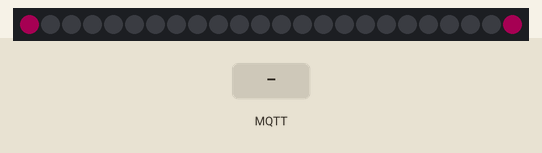
Recording of a program running on a simulated ESP8266 (Wemos D1 mini). On the bench: 24 RGB LEDs in strip order, left to right. The test bench sets the inputs (shaded band). Dim RGB values are drawn brighter than linear; WiFi joins after 1.5 s; servers stay silent unless stated; no MQTT or app messages arrive unless stated; not simulated (calls return 0 or success): secrets.h; what the program prints to the serial monitor is not drawn.

Above: at 0.1 s.
At 5.5 s:
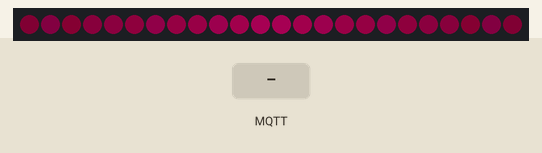
5.6 s: MQTT message "readCo2" arrives on the first subscribed topic
7.1 s: MQTT message "N" arrives on the first subscribed topic
8.6 s: MQTT message "1" arrives on the first subscribed topic
At 60.07 s:
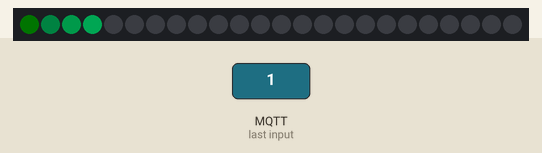
Timing chart, 0 to 61.6 s (numbered marks = the images above; inputs shaded):
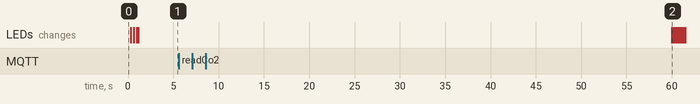

The program:

main.cpp
```cpp
#include <Arduino.h>
#include "MHZ19.h"
#include <SoftwareSerial.h>

#include <ESP8266WiFi.h>
#include <PubSubClient.h>
#include <ArduinoJson.h>

#include <HomeAssistant.h>

#define FORCE_SPAN 0                                       // < --- set to 1 as an absoloute final resort
#define RX_PIN D1
#define TX_PIN D2
#define BAUDRATE 9600

#include <FastLED.h>
#define NUM_LEDS 24
#define DATA_PIN D7
#define LED_TYPE WS2812
#define BRIGHTNESS 60

#define CO2HIGH 800
#define CO2CRITICAL 1600
#define MINPAUSE 60000

MHZ19 myMHZ19;
SoftwareSerial mySerial(RX_PIN, TX_PIN);
//Rx - blau
//Tx - gruen
//Gnd - schwarz
//Vin - rot

CRGBArray<NUM_LEDS> leds;
HSVHue currenthue = HSVHue::HUE_PINK;

unsigned long lastReadCo2 = 0;
int lastPPM = -1;
int lastTemp = -1;
boolean lightOn = true;

void changestate();
void changestate(HSVHue hue);
void idleColor();
void kringel(int times);
void printco2info();
int readCO2(int minWait);
void setColor();
void setupco2();
void setupled();

#ifdef HA_FEATURES
#include <secrets.h>
boolean syncLight = true;
const char ssid[] = WIFI_SSID;
const char pass[] = WIFI_PASSWORD;
WiFiClient net;
PubSubClient client(net);

#define MSG_BUFFER_SIZE	(512)
char mqttmsg[MSG_BUFFER_SIZE];
char bufNbr [16];

void calibrate();
void callback(char *topic, byte *payload, unsigned int length);
void connectMqtt();
void connectWiFi();
void doPublish(const char *topic, DynamicJsonDocument doc, boolean retain);
void doPublish(const char *topic, const char *message, boolean retain);
void setupHA();
void setupHACal();
void setupHALight();
void setupHAPPM();
void setupHATemp();
void setupMqtt();
void setupWiFi();
void toggleLight(boolean on);

void setupWiFi(){
  WiFi.begin(ssid, pass);
  connectWiFi();
}

void setupMqtt(){
  client.setServer(MQTT_BROKER_IP, 1883);
  client.setCallback(callback);
  client.setBufferSize(1024);
  connectMqtt();
  client.loop();
}

void setupHA(){
  setupHAPPM();
  setupHATemp();
  setupHACal();
  setupHALight();
}

JsonObject addDevice(DynamicJsonDocument& doc ){
  JsonObject device = doc.createNestedObject("dev");
  device["name"]=HA_NODE_ID;
  device["ids"]=HA_NODE_ID;
  device["mf"]="SoxTech";
  device["mdl"]="MH-Z19";
  return device;
}

void doPublish(const char* topic, DynamicJsonDocument doc, boolean retain){
  serializeJson(doc,mqttmsg);
  doPublish(topic,mqttmsg,retain);
}

void doPublish(const char* topic, const char* message, boolean retain){
  Serial.print("publishing to ");
  Serial.println(topic);
  Serial.println(message);
  client.publish(topic,message,retain);
}

void setupHAPPM(){
  DynamicJsonDocument doc(256);
  doc["name"]=HA_NODE_ID " " HA_OBJ_CO2;
  doc["stat_t"]=HA_STAT_PPM;
  doc["unit_of_meas"]="ppm";
  doc["uniq_id"]=HA_NODE_ID HA_OBJ_CO2;
  doc["dev_cla"]="carbon_dioxide";
  doc["stat_cla"]="measurement";
  addDevice(doc);
  doPublish(HA_DISC_PPM,doc,true);
}

void setupHATemp(){
  DynamicJsonDocument doc(256);
  doc["name"]=HA_NODE_ID " " HA_OBJ_TEMP;
  doc["stat_t"]=HA_STAT_TEMP;
  doc["unit_of_meas"]="°C";
  doc["uniq_id"]=HA_NODE_ID HA_OBJ_TEMP;
  doc["dev_cla"]="temperature";
  doc["stat_cla"]="measurement";
  addDevice(doc);
  doPublish(HA_DISC_TEMP,doc,true);
}

void setupHACal(){
  DynamicJsonDocument doc(256);
  doc["name"]=HA_NODE_ID " " HA_OBJ_BTN_CAL;
  doc["uniq_id"]=HA_NODE_ID HA_OBJ_BTN_CAL;
  doc["stat_t"]=HA_STAT_CAL;
  doc["cmd_t"]=HA_CMND_CAL;
  addDevice(doc);
  doPublish(HA_DISC_CAL,doc,true);
  doPublish(HA_STAT_CAL,"ON",false);
}

void setupHALight(){
  DynamicJsonDocument doc(256);
  doc["name"]=HA_NODE_ID " " HA_OBJ_SW_LIGHT;
  doc["uniq_id"]=HA_NODE_ID HA_OBJ_SW_LIGHT;
  doc["stat_t"]=HA_STAT_LIGHT;
  doc["cmd_t"]=HA_CMND_LIGHT;
  addDevice(doc);
  doPublish(HA_DISC_LIGHT,doc,true);
  doPublish(HA_STAT_LIGHT,"ON",false);
}

void connectWiFi(){
  Serial.print("\nchecking wifi...");
  while (WiFi.status() != WL_CONNECTED) {
    Serial.print(".");
    FastLED.delay(1000);
  }
  if(WiFi.status() != WL_CONNECTED){
    Serial.print("NOT ");
  }
  Serial.println("connected!");
}

void connectMqtt(){
  Serial.print("\nMQTT connecting...");
  while (!client.connect(HA_NODE_ID, "", "")) {
    Serial.print(".");
    FastLED.delay(1000);
  }
  FastLED.delay(100);
  client.subscribe(HA_STAT "/+/" HA_COMMAND);
  if(!client.connected()){
    Serial.print("NOT ");
  }
  Serial.println("connected!");
}

void callback(char* topic, byte* payload, unsigned int length) {
  Serial.print("Message arrived [");
  Serial.print(topic);
  Serial.print("] ");
  for (int i = 0; i < length; i++) {
    Serial.print((char)payload[i]);
  }
  Serial.println();

  if(strcmp(topic,HA_CMND_CAL)==0){
    calibrate();
  }else if(strcmp(topic,HA_CMND_LIGHT)==0){
    toggleLight((char)payload[1] == 'N');
  }else{
    Serial.println("unknown");
  }
}

void toggleLight(boolean on){
  Serial.printf("toggle light: %s\n",on?"ON":"OFF");
  lightOn = on;
  if(lightOn){
    setColor();
  }else{
    FastLED.clear(true);
    FastLED.show();
  }
  syncLight = true;
}

void calibrate(){
  Serial.println("calibrate now");
  myMHZ19.calibrate();
}
#endif

void setup() {
  Serial.begin(9600);
  setupled();
  setupco2();
  #ifdef HA_FEATURES
  setupWiFi();
  setupMqtt();
  setupHA();
  #endif
}


void setupled(){
  FastLED.addLeds<NEOPIXEL,DATA_PIN>(leds, NUM_LEDS);
  changestate();
}

void setupco2()
{
  mySerial.begin(BAUDRATE);
  myMHZ19.begin(mySerial);
  myMHZ19.autoCalibration(true);
  printco2info();
}

void loop(){

  #ifdef HA_FEATURES
  if (WiFi.status() != WL_CONNECTED){
    connectWiFi();
  }
  if (!client.connected()) {
    connectMqtt();
  }
  client.loop();
  FastLED.delay(10);  // <- fixes some issues with WiFi stability
  #endif
  int ppm = readCO2(MINPAUSE);
  //Serial.printf("ppm: %d\n",ppm);
  #ifdef HA_FEATURES
  if(syncLight){
    client.publish(HA_STAT_LIGHT,lightOn?"ON":"OFF");
    syncLight = false;
  }
  #endif
  if(ppm > 0){
    #ifdef HA_FEATURES
    client.publish(HA_STAT_TEMP,itoa(lastTemp,bufNbr,10));
    client.publish(HA_STAT_PPM,itoa(ppm,bufNbr,10));
    #endif
    setColor();
    idleColor();
  }
}

void setColor(){
  //Serial.println("setColor");
  if (lastPPM < CO2HIGH){
    currenthue = HSVHue::HUE_GREEN;
    if(lastPPM < 0){
      currenthue = HSVHue::HUE_PINK;
    }
  }else if(lastPPM > CO2CRITICAL){
    currenthue = HSVHue::HUE_RED;
  }else{
    currenthue = HSVHue::HUE_ORANGE;
  }
  changestate();
}

int readCO2(int minWait){
  int errcount = 0;
  int ppm = -1;
  if(millis() > lastReadCo2 + minWait){
    //Serial.println("readCo2");
    kringel(2);
    while(errcount < 3){
      ppm = myMHZ19.getCO2(false);
      lastTemp = myMHZ19.getTemperature();
      if(ppm < 0){
        errcount++;
        FastLED.delay(10);
        continue;
      }else{
        lastReadCo2 = millis();
        break;
      }
    }
    lastPPM = ppm;
  }
  return ppm;
}

void idleColor(){
  //Serial.println("idleColor");
  if(lightOn){
    for(int i = 0; i < NUM_LEDS;i++){
      leds[i] = CHSV(currenthue,255,255);
    }
    FastLED.delay(50);
    for(int b = 255; b > BRIGHTNESS;b--){
      for(int i = 0; i < NUM_LEDS;i++){
        leds[i] = CHSV(currenthue,255,b);
      }
      FastLED.delay(50);
    }
  }
}


void changestate(){
  changestate(currenthue);
}

void changestate(HSVHue hue){
  if(lightOn){
    FastLED.setBrightness(BRIGHTNESS);
    for(int l = 0; l<3; l++){
      for(int i = 0; i < NUM_LEDS/2; i++) {
        leds.fadeToBlackBy(40);
        leds[i] = CHSV(hue,255,255);
        leds(NUM_LEDS/2,NUM_LEDS-1) = leds(NUM_LEDS/2 - 1 ,0);
        FastLED.delay(33);
      }
    }
  }
}

void kringel(int times){
  if(lightOn){
    HSVHue messung = HSVHue::HUE_AQUA;
    for(int i = 0; i < NUM_LEDS;i++){
      leds[i] = CHSV(messung,255,0);
    }
    for (int t = 0; t < times; t++){
      for(int i = 0;i<NUM_LEDS;i++){
        leds[i] = CHSV(messung,255,50);
        leds[(i+1)%NUM_LEDS]=CHSV(messung,255,100);
        leds[(i+2)%NUM_LEDS] = CHSV(messung,255,200);
        leds[(i+3)%NUM_LEDS] = CHSV(messung,255,255);
        for(int j = 0; j < NUM_LEDS; j++){
          if(j != i && j != (i+1)%NUM_LEDS && j != (i+2)%NUM_LEDS && j != (i+3)%NUM_LEDS){
            leds[j] = CHSV(messung,255,0);
          }
        }
        FastLED.delay(1000/NUM_LEDS);
      }
    }
  }else{
    FastLED.delay(1000);
  }
}

void printco2info(){
  char myVersion[4];
  myMHZ19.getVersion(myVersion);

  Serial.print("\nFirmware Version: ");
  for(byte i = 0; i < 4; i++)
  {
    Serial.print(myVersion[i]);
    if(i == 1)
      Serial.print(".");
  }
   Serial.println("");

   Serial.print("Range: ");
   Serial.println(myMHZ19.getRange());
   Serial.print("Background CO2: ");
   Serial.println(myMHZ19.getBackgroundCO2());
   Serial.print("Temperature Cal: ");
   Serial.println(myMHZ19.getTempAdjustment());
   Serial.print("ABC Status: "); myMHZ19.getABC() ? Serial.println("ON") :  Serial.println("OFF");
}
```

HomeAssistant.h
```cpp
#define HA_FEATURES
#define HA_DISCOVERY_TOPIC "homeassistant"
#define HA_COMP_SENSOR "sensor"
#define HA_COMP_BTN "button"
#define HA_COMP_SWITCH "switch"

#define HA_OBJ_CO2 "ppm"
#define HA_OBJ_TEMP "temp"
#define HA_OBJ_BTN_CAL "calibrate"
#define HA_OBJ_SW_LIGHT "light"

#define HA_CONFIG "config"
#define HA_STATE "stat"
#define HA_COMMAND "cmnd"
#define HA_TYPE "co2"

#define HA_DISC_SENSOR HA_DISCOVERY_TOPIC "/" HA_COMP_SENSOR "/" HA_NODE_ID
#define HA_DISC_PPM HA_DISC_SENSOR "/" HA_OBJ_CO2 "/" HA_CONFIG
#define HA_DISC_TEMP HA_DISC_SENSOR "/" HA_OBJ_TEMP "/" HA_CONFIG
#define HA_STAT HA_TYPE "/" HA_NODE_ID
#define HA_STAT_PPM HA_STAT "/" HA_OBJ_CO2
#define HA_STAT_TEMP HA_STAT "/" HA_OBJ_TEMP

#define HA_DISC_BUTTON HA_DISCOVERY_TOPIC "/" HA_COMP_BTN "/" HA_NODE_ID
#define HA_DISC_CAL HA_DISC_BUTTON "/" HA_OBJ_BTN_CAL "/" HA_CONFIG
#define HA_STAT_CAL HA_STAT "/" HA_OBJ_BTN_CAL "/" HA_STATE
#define HA_CMND_CAL HA_STAT "/" HA_OBJ_BTN_CAL "/" HA_COMMAND

#define HA_DISC_SWITCH HA_DISCOVERY_TOPIC "/" HA_COMP_SWITCH "/" HA_NODE_ID
#define HA_DISC_LIGHT HA_DISC_SWITCH "/" HA_OBJ_SW_LIGHT "/" HA_CONFIG
#define HA_STAT_LIGHT HA_STAT "/" HA_OBJ_SW_LIGHT "/" HA_STATE
#define HA_CMND_LIGHT HA_STAT "/" HA_OBJ_SW_LIGHT "/" HA_COMMAND
```

Measured:
- after the input at 5.6 s, every drawn part: stays the same
- after the input at 7.1 s, every drawn part: stays the same
